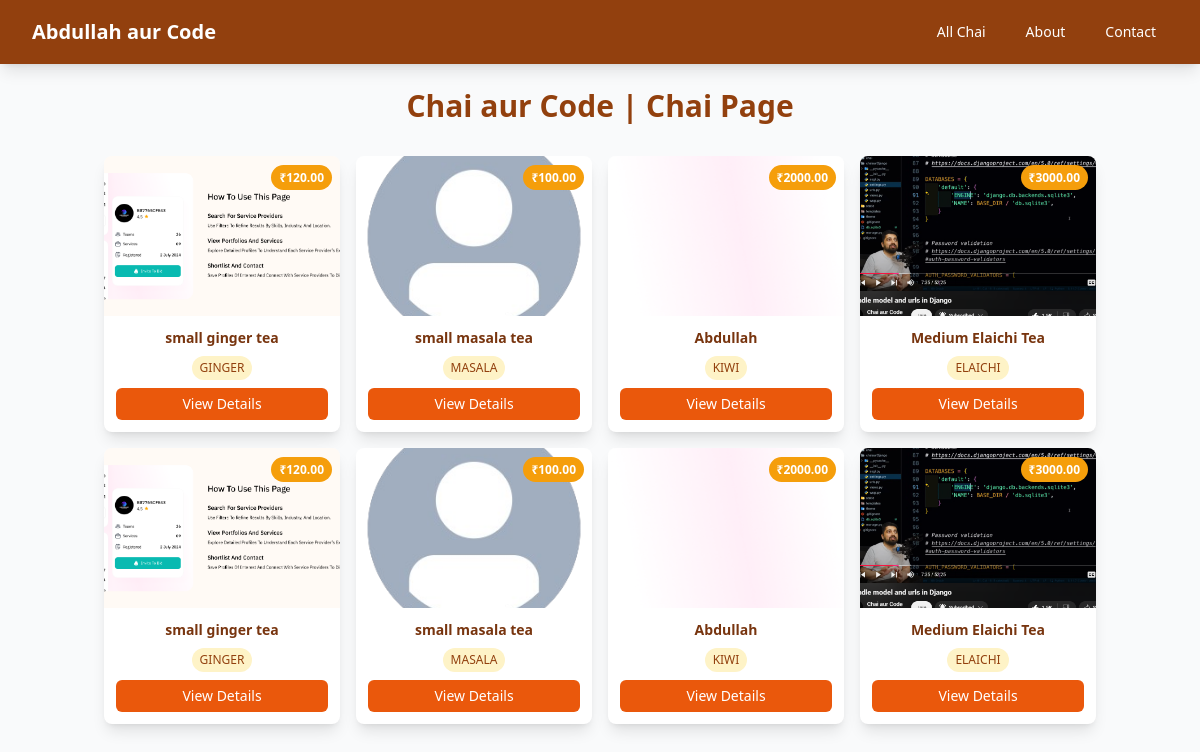
The app's page /chai/ with its own data.
### chai/models.py (models this page shows, shortened)
class ChaiVarity(models.Model):
    CHAI_TYPE_CHOICE = [
        ("ML", "MASALA"),
        ("GR", "GINGER"),
        ("KI", "KIWI"),
        ("PL", "PLAIN"),
        ("EL", "ELAICHI"),
    ]
    name = models.CharField(max_length=50)
    image = models.ImageField(upload_to="chais/")
    date_added = models.DateTimeField(default=timezone.now)
    type = models.CharField(max_length=2, choices=CHAI_TYPE_CHOICE)
    description = models.TextField(default="")
    price = models.DecimalField(max_digits=6, decimal_places=2, default=0.00)

### chai/views.py (the view)
# urls.py: path("", views.all_chai, name="all_chai"),
def all_chai(request):
    chais = ChaiVarity.objects.all()
    return render(request, "chai/all_chai.html", {"chais": chais})

### chai/templates/chai/all_chai.html (shortened to what this page needs)
{% extends "layout.html" %}
{% block content %}
<div class="container mx-auto px-4 py-6">
    <h1 class="text-3xl font-bold text-center text-amber-800 mb-8">
        Chai aur Code | Chai Page
    </h1>
    <div class="grid grid-cols-2 md:grid-cols-3 lg:grid-cols-4 gap-4">
        {% for chai in chais %}
        <div class="chai-item bg-white rounded-lg shadow-lg overflow-hidden transform transition duration-300 hover:scale-105">
            <div class="relative h-40 overflow-hidden">
                <img src="{{chai.image.url}}" alt="{{chai.name}}" class="w-full h-full object-cover">
                <div class="absolute top-2 right-2">
                    <span class="bg-amber-500 text-white px-2 py-1 rounded-full text-xs font-semibold">
                        ₹{{chai.price}}
                    </span>
                </div>
            </div>
            <div class="p-3 space-y-2">
                <h3 class="text-sm font-semibold text-amber-900 text-center">{{chai.name}}</h3>
                <div class="flex justify-center">
                    <span class="inline-block bg-amber-100 text-amber-800 text-xs px-2 py-1 rounded-full">
                        {% for type_code, type_name in chai.CHAI_TYPE_CHOICE %}
                            {% if type_code == chai.type %}
                                {{type_name}}
                            {% endif %}
                        {% endfor %}
                    </span>
                </div>
                <a href="{% url 'chai_detail' chai.id %}" class="block">
                    <button type="button" class="w-full px-3 py-1.5 text-sm font-medium text-white bg-orange-600 rounded-md hover:bg-orange-700 focus:ring-2 focus:ring-orange-500">
                        View Details
                    </button>
                </a>
            </div>
        </div>
        {% endfor %}
        {% for chai in chais %}
        <div class="chai-item bg-white rounded-lg shadow-lg overflow-hidden transform transition duration-300 hover:scale-105">
            <div class="relative h-40 overflow-hidden">
                <img src="{{chai.image.url}}" alt="{{chai.name}}" class="w-full h-full object-cover">
                <div class="absolute top-2 right-2">
                    <span class="bg-amber-500 text-white px-2 py-1 rounded-full text-xs font-semibold">
                        ₹{{chai.price}}
                    </span>
                </div>
            </div>
            <div class="p-3 space-y-2">
                <h3 class="text-sm font-semibold text-amber-900 text-center">{{chai.name}}</h3>
                <div class="flex justify-center">
                    <span class="inline-block bg-amber-100 text-amber-800 text-xs px-2 py-1 rounded-full">
                        {% for type_code, type_name in chai.CHAI_TYPE_CHOICE %}
                            {% if type_code == chai.type %}
                                {{type_name}}
                            {% endif %}
                        {% endfor %}
                    </span>
                </div>
                <a href="{% url 'chai_detail' chai.id %}" class="block">
                    <button type="button" class="w-full px-3 py-1.5 text-sm font-medium text-white bg-orange-600 rounded-md hover:bg-orange-700 focus:ring-2 focus:ring-orange-500">
                        View Details
                    </button>
                </a>
            </div>
        </div>
        {% endfor %}
    </div>
</div>
{% endblock %}

### templates/layout.html (shortened to what this page needs)
{% load static tailwind_tags %}
{% load static %}
<!DOCTYPE html>
<html lang="en">
<head>
    <link rel="stylesheet" href="{% static 'style.css' %}" />
    {% tailwind_css %}
</head>
<body class="bg-gray-50">
    <nav class="bg-amber-800 shadow-lg">
        <div class="max-w-7xl mx-auto px-4 sm:px-6 lg:px-8">
            <div class="flex items-center justify-between h-16">
                <div class="flex items-center">
                    <a href="/" class="flex items-center">
                        <span class="text-white font-bold text-xl">Abdullah aur Code</span>
                    </a>
                </div>
                <div class="hidden md:block">
                    <div class="ml-10 flex items-center space-x-4">
                        <a href="{% url 'all_chai' %}" class="text-white hover:bg-amber-700 px-3 py-2 rounded-md text-sm font-medium">All Chai</a>
                        <a href="#" class="text-white hover:bg-amber-700 px-3 py-2 rounded-md text-sm font-medium">About</a>
                        <a href="#" class="text-white hover:bg-amber-700 px-3 py-2 rounded-md text-sm font-medium">Contact</a>
                    </div>
                </div>
            </div>
        </div>
    </nav>
    {% block content %}{% endblock %}
</body>
</html>

### static/style.css (style rules this page uses)
body { background-color: black; color: white; }
h1 { text-align: center; font-size: 2em; }

### records on screen
ChaiVarity: image (picture), price "120.00", name "small ginger tea", CHAI_TYPE_CHOICE "GINGER", CHAI_TYPE_CHOICE "GINGER"
ChaiVarity: image (placeholder picture), price "100.00", name "small masala tea", CHAI_TYPE_CHOICE "MASALA", CHAI_TYPE_CHOICE "MASALA"
ChaiVarity: image (picture), price "2000.00", name "Abdullah", CHAI_TYPE_CHOICE "KIWI", CHAI_TYPE_CHOICE "KIWI"
ChaiVarity: image (picture), price "3000.00", name "Medium Elaichi Tea", CHAI_TYPE_CHOICE "ELAICHI", CHAI_TYPE_CHOICE "ELAICHI"
